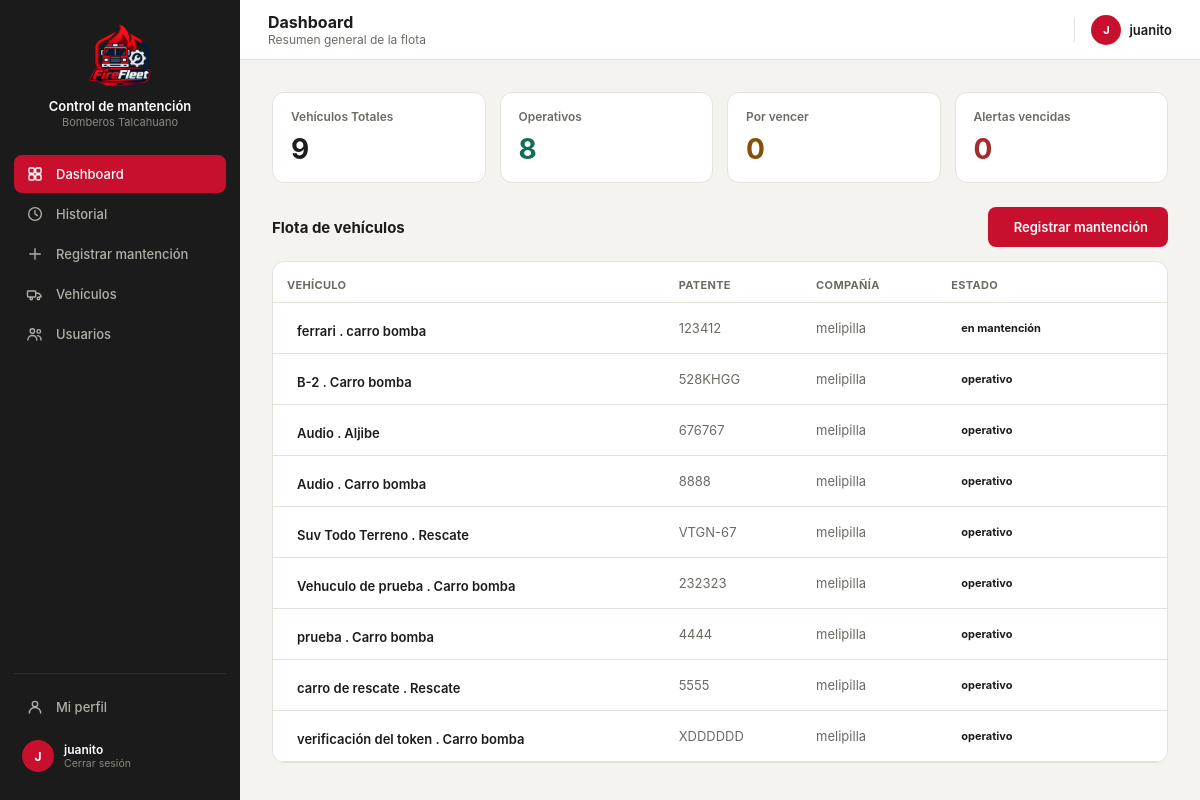
Before: /dashboard/ (signed in) with the older database file.
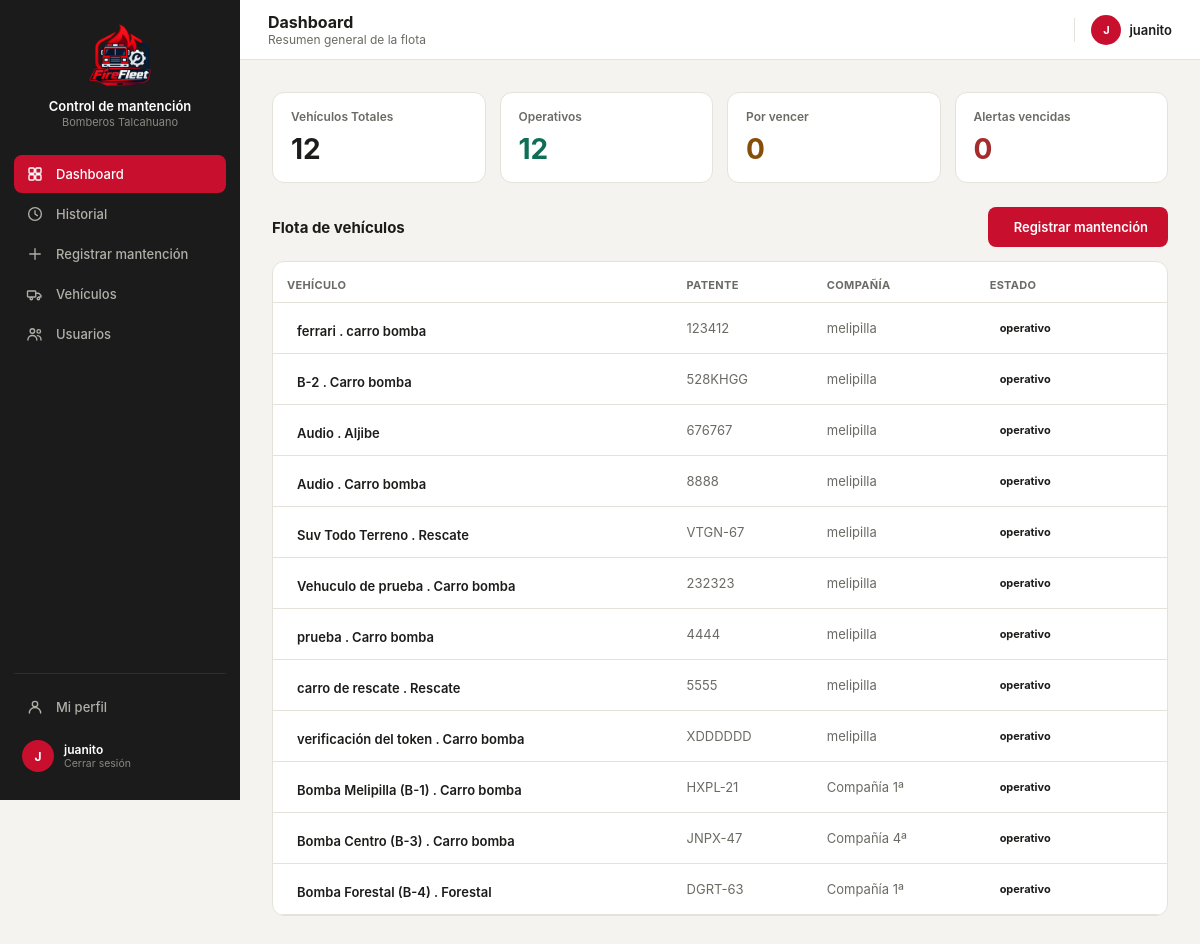
After: the same page with the newer database file.
### core/models.py (models this page shows, shortened)
class Usuario(models.Model):
    id_user = models.AutoField(primary_key=True)
    user = models.OneToOneField(User, on_delete=models.CASCADE, related_name="perfil", null=True, blank=True)
    nombre = models.CharField(max_length=120)
    rol = models.CharField(max_length=50)
    id_compania = models.ForeignKey(
        Compania, on_delete=models.SET_NULL, null=True, blank=True,
        db_column="id_compania", related_name="usuarios",
    )
    email = models.EmailField(unique=True, null=True, blank=True)
    telefono = models.CharField(max_length=30, blank=True, default='')
    codigo_2fa = models.CharField(max_length=6, blank=True, null=True)
    expiracion_2fa = models.DateTimeField(blank=True, null=True)
    class Meta:
        db_table = "usuario"

class Vehiculo(models.Model):
    id_vehi = models.AutoField(primary_key=True)
    patente = models.CharField(max_length=10, unique=True, null=True, blank=True)
    tipo_v = models.CharField(max_length=50)
    modelo = models.CharField(max_length=80, blank=True)
    anio = models.IntegerField(null=True, blank=True, db_column="año")
    id_compania = models.ForeignKey(
        Compania, on_delete=models.PROTECT, db_column="id_compania", related_name="vehiculos",
    )
    estado = models.CharField(max_length=30, default="operativo")
    kilometraje = models.DecimalField(max_digits=10, decimal_places=2, default=0)
    proxima_mantencion = models.DateField(null=True, blank=True)
    class Meta:
        db_table = "vehiculo"

class Compania(models.Model):
    id_comp = models.AutoField(primary_key=True)
    nombre = models.CharField(max_length=100)
    direccion = models.CharField(max_length=200, blank=True, db_column="dirección")
    telefono = models.CharField(max_length=20, blank=True, db_column="teléfono")
    class Meta:
        db_table = "compania"
        verbose_name_plural = "Compañías"
    def __str__(self):
        return self.nombre

### core/views.py (the view)
# urls.py: path('dashboard/', views.dashboard, name='dashboard'),
@login_required(login_url='index')
def dashboard(request):
    perfil, current_user_data = _datos_usuario_actual(request)
    current_user_data['role'] = current_user_data['rol']
    context = {
        'current_user': current_user_data,
        'total_vehiculos': Vehiculo.objects.count(),
        'vehiculos_operativos': Vehiculo.objects.filter(estado__iexact='operativo').count(),
        'vehiculos_por_vencer': Vehiculo.objects.filter(estado__iexact='por vencer').count(),
        'vehiculos_vencidos': Vehiculo.objects.filter(estado__iexact='vencido').count(),
        'flota': Vehiculo.objects.select_related('id_compania').all(),
    }
    return render(request, 'core/dashboard.html', context)

### core/views.py (called while the page is built)
def _datos_usuario_actual(request):
    perfil_usuario = getattr(request.user, 'perfil', None)
    is_admin = request.user.is_superuser or bool(
        perfil_usuario and (perfil_usuario.rol or '').lower() == 'administrador'
    )
    if perfil_usuario:
        nombre = perfil_usuario.nombre
        rol = perfil_usuario.rol
        comp = str(perfil_usuario.id_compania) if perfil_usuario.id_compania else 'Sin Compañía'
    else:
        nombre = request.user.get_full_name() or request.user.username
        rol = ''
        comp = 'Sin Compañía'
    return perfil_usuario, {
        'name': nombre,
        'rol': rol,
        'comp': comp,
        'initials': ''.join([palabra[0].upper() for palabra in nombre.split()[:2]]) or '??',
        'isAdmin': is_admin,
    }

### core/templates/core/dashboard.html (shortened to what this page needs)
{% load static %}
<!DOCTYPE html>
<html lang="es">
<head>
<link rel="stylesheet" href="https://cdnjs.cloudflare.com/ajax/libs/tabler-icons/2.44.0/iconfont/tabler-icons.min.css">
<link rel="stylesheet" href="{% static 'styles.css' %}">
</head>
<body>
<div class="layout">
  <div class="sidebar">
    <div class="sidebar-brand">
      <div class="logo"><img src="{% static 'imagenes/logo2.png' %}" alt="Logo Control de mantención"></div>
      <div><p class="t1">Control de mantención</p><p class="t2">Bomberos Talcahuano</p></div>
    </div>
    <a class="nav-item active" href="{% url 'dashboard' %}">Dashboard</a>
    <a class="nav-item" href="{% url 'historial' %}"><svg class="nav-icon" viewBox="0 0 24 24" fill="none" stroke="currentColor" stroke-width="1.8" stroke-linecap="round" stroke-linejoin="round"><circle cx="12" cy="12" r="8.5"/><polyline points="12 7.5 12 12 15.2 14.2"/></svg>Historial</a>
    <a class="nav-item" href="{% url 'registrar' %}"><svg class="nav-icon" viewBox="0 0 24 24" fill="none" stroke="currentColor" stroke-width="1.8" stroke-linecap="round" stroke-linejoin="round"><line x1="12" y1="5" x2="12" y2="19"/><line x1="5" y1="12" x2="19" y2="12"/></svg>Registrar mantención</a>
    <a class="nav-item nav-vehiculos" href="{% url 'vehiculos' %}" style="display:none;"><svg class="nav-icon" viewBox="0 0 24 24" fill="none" stroke="currentColor" stroke-width="1.8" stroke-linecap="round" stroke-linejoin="round"><rect x="2" y="8" width="11" height="8" rx="1"/><path d="M13 11h4l3 3v2h-3"/><circle cx="7" cy="18" r="1.6"/><circle cx="16.5" cy="18" r="1.6"/></svg>Vehículos</a>
    <a class="nav-item nav-usuarios" href="{% url 'usuarios' %}" style="display:none;"><svg class="nav-icon" viewBox="0 0 24 24" fill="none" stroke="currentColor" stroke-width="1.8" stroke-linecap="round" stroke-linejoin="round"><circle cx="8.5" cy="8" r="3"/><path d="M2.5 20c0-3.6 2.7-6 6-6s6 2.4 6 6"/><circle cx="17" cy="8.5" r="2.4"/><path d="M15.2 14.2c2.7 0.2 4.8 2.3 4.8 5.8"/></svg>Usuarios</a>
    <div class="sidebar-footer">
      <a class="nav-item" href="{% url 'perfil' %}"><svg class="nav-icon" viewBox="0 0 24 24" fill="none" stroke="currentColor" stroke-width="1.8" stroke-linecap="round" stroke-linejoin="round"><circle cx="12" cy="8" r="3.6"/><path d="M4.5 20c0-4.1 3.4-7.4 7.5-7.4s7.5 3.3 7.5 7.4"/></svg>Mi perfil</a>
      <a class="sidebar-user" href="{% url 'logout' %}" style="margin-top:6px; text-decoration:none;">
        <div class="av">{{ current_user.initials }}</div>
        <div>
          <p class="name">{{ current_user.name }}</p>
          <p class="role">Cerrar sesión</p>
        </div>
      </a>
    </div>
  </div>
  <div class="main">
    <div class="topbar">
      <div style="display:flex; align-items:center; gap:12px;">
        <div><h2>Dashboard</h2><p class="crumb">Resumen general de la flota</p></div>
      </div>
      <div style="display:flex; align-items:center; gap:16px;">
        <div style="display:flex; align-items:center; gap:8px;">
          <div style="width:30px; height:30px; border-radius:50%; background:var(--red); display:flex; align-items:center; justify-content:center; color:#fff; font-size:11px; font-weight:700;">
            {{ current_user.initials }}
          </div>
          <span style="font-size:13px; font-weight:600;">{{ current_user.name }}</span>
        </div>
      </div>
    </div>
    <div class="content">
      <div style="display:grid; grid-template-columns:repeat(4,1fr); gap:14px; margin-bottom:24px;">
        <div class="stat">
            <p class="lbl">Vehículos Totales</p>
            <p class="val">{{ total_vehiculos }}</p>
        </div>
        <div class="stat">
            <p class="lbl">Operativos</p>
            <p class="val" style="color:#0F6E56;">{{ vehiculos_operativos }}</p>
        </div>
        <div class="stat">
            <p class="lbl">Por vencer</p>
            <p class="val" style="color:#854F0B;">{{ vehiculos_por_vencer }}</p>
        </div>
        <div class="stat">
            <p class="lbl">Alertas vencidas</p>
            <p class="val" style="color:#A32D2D;">{{ vehiculos_vencidos }}</p>
        </div>
      </div>
      <div style="display:flex; align-items:center; justify-content:space-between; margin-bottom:14px;">
        <h3 style="font-size:15px; margin:0;">Flota de vehículos</h3>
        <a class="btn-primary" href="{% url 'registrar' %}">Registrar mantención</a>
      </div>
      <div class="card" style="padding:0; overflow:hidden;">
        <table>
          <thead><tr><th>Vehículo</th><th>Patente</th><th>Compañía</th><th>Estado</th><th></th></tr></thead>
          <tbody>
            {% for v in flota %}
             <tr class="clickable" data-href="{% url 'vehidetalle' v.id_vehi %}" onclick="window.location.href=this.dataset.href">
              <td style="font-weight:600;"><span style="display:inline-flex; align-items:center; gap:10px;">{{ v.modelo }}  . {{v.tipo_v }}</span></td>
              <td style="color:var(--text2);">{{ v.patente }}</td>
              <td style="color:var(--text2);">{{ v.id_compania }}</td>
              <td><span class="pill pill-{{ v.badge_status }}">{{ v.estado }}</span></td>
              <td style="text-align:right; color:var(--text2);"></td>
            </tr>
            {% empty %}
            <tr>
              <td colspan="6" style="text-align:center; padding:20px; color:var(--text2);">No hay vehículos registrados en la base de datos.</td>
            </tr>
            {% endfor %}
          </tbody>
        </table>
      </div>
    </div>
  </div>
</div>
</body>
</html>

### core/static/styles.css (style rules this page uses)
:root { --red:#C8102E; --dark:#212121; --darker:#181818; --sidebar-bg:#1B1B1B; --sidebar-hover:#2A2A2A; --input-bg:#fff; --input-border:#D8D6CE; --muted:#8A8880; --amber:#854F0B; --amber-bg:#FDECC8; --green:#0F6E56; --green-bg:#DCEEE8; --danger:#A32D2D; --danger-bg:#F6DCDC; --surface1:#F4F3EF; --surface2:#FFFFFF; --border:#E4E2DB; --text1:#1C1C1A; --text2:#6B6A64; }
* { box-sizing:border-box; -webkit-tap-highlight-color:transparent; }
body { margin:0; font-family:-apple-system,BlinkMacSystemFont,"Segoe UI",Roboto,Helvetica,Arial,sans-serif; background:var(--surface1); color:var(--text1); min-height:100vh; }
.layout { display:flex; min-height:100vh; }
.sidebar { width:240px; background:var(--sidebar-bg); flex-shrink:0; display:flex; flex-direction:column; padding:20px 14px; position:sticky; top:0; height:100vh; }
.sidebar-brand { display:flex; flex-direction:column; align-items:center; text-align:center; gap:10px; padding:4px 8px 26px; }
.sidebar-brand .logo { width:64px; height:64px; display:flex; align-items:center; justify-content:center; flex-shrink:0; overflow:hidden; }
.sidebar-brand .logo img { width:100%; height:100%; object-fit:contain; display:block; }
.sidebar-brand .t1 { color:#fff; font-size:13px; font-weight:600; margin:0; line-height:1.3; }
.sidebar-brand .t2 { color:#8A8880; font-size:11px; margin:0; }
.nav-item { display:flex; align-items:center; gap:12px; padding:10px 12px; border-radius:8px; color:#B0AFA8; font-size:13px; font-weight:500; cursor:pointer; border:none; background:none; width:100%; text-align:left; margin-bottom:2px; text-decoration:none; }
.nav-item .nav-icon { width:18px; height:18px; flex-shrink:0; }
.nav-item.active { background:var(--red); color:#fff; }
.sidebar-footer { margin-top:auto; padding-top:14px; border-top:1px solid #2E2E2E; }
.sidebar-user { display:flex; align-items:center; gap:10px; padding:8px; border-radius:8px; cursor:pointer; }
.sidebar-user .av { width:32px; height:32px; border-radius:50%; background:var(--red); display:flex; align-items:center; justify-content:center; color:#fff; font-size:12px; font-weight:700; flex-shrink:0; }
.sidebar-user .name { color:#fff; font-size:12px; font-weight:600; margin:0; }
.sidebar-user .role { color:#8A8880; font-size:10.5px; margin:0; }
.main { flex:1; min-width:0; }
.topbar { height:60px; background:var(--surface2); border-bottom:1px solid var(--border); display:flex; align-items:center; justify-content:space-between; padding:0 28px; position:sticky; top:0; z-index:10; }
.topbar h2 { font-size:16px; font-weight:700; margin:0; }
.topbar .crumb { font-size:12px; color:var(--text2); margin:0; }
.content { padding:28px 32px; max-width:1200px; margin:0 auto; }
.card { background:var(--surface2); border:1px solid var(--border); border-radius:12px; padding:18px; }
.btn-primary { background:var(--red); border:none; color:#fff; height:40px; padding:0 20px; border-radius:8px; font-weight:600; font-size:13px; cursor:pointer; display:inline-flex; align-items:center; gap:6px; }
.pill { font-size:11px; font-weight:700; padding:4px 10px; border-radius:20px; display:inline-block; }
table { width:100%; border-collapse:collapse; }
th { text-align:left; font-size:11px; color:var(--text2); font-weight:700; text-transform:uppercase; letter-spacing:0.03em; padding:16px 14px 10px; border-bottom:1px solid var(--border); }
td { padding:14px; border-bottom:1px solid var(--border); font-size:13px; vertical-align:middle; }
tr.clickable { cursor:pointer; }
.stat { background:var(--surface2); border:1px solid var(--border); border-radius:12px; padding:16px 18px; }
.stat .lbl { font-size:12px; color:var(--text2); margin:0 0 8px; font-weight:600; }
.stat .val { font-size:28px; font-weight:700; margin:0; }
a.btn-primary, a.btn-secondary { text-decoration:none; justify-content:center; }
.content { padding: 32px; flex: 1; }

Changed rows visible on the page:
changed Vehiculo "ferrari": estado "en mantención" → "operativo"
added Vehiculo: modelo "Bomba Melipilla (B-1)", tipo_v "Carro bomba", patente "HXPL-21", id_compania "Compañía 1ª", estado "operativo"
added Vehiculo: modelo "Bomba Centro (B-3)", tipo_v "Carro bomba", patente "JNPX-47", id_compania "Compañía 4ª", estado "operativo"
added Vehiculo: modelo "Bomba Forestal (B-4)", tipo_v "Forestal", patente "DGRT-63", id_compania "Compañía 1ª", estado "operativo"
Other visible differences:
{{ total_vehiculos }}: "9" → "12"
{{ vehiculos_operativos }}: "8" → "12"
